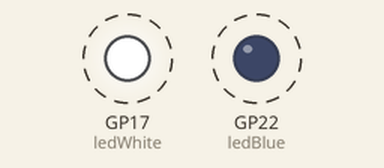
Recording of a program running on a simulated Raspberry Pi Pico running MicroPython. Shown: output pins drawn as LEDs (lit = HIGH). Dashed ring = blinking.

Above: at 0.5 s.
Timing chart, 0 to 4.6 s (numbered marks = the images above):
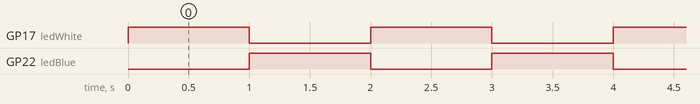

Measured:
- by itself, GP17 (ledWhite), GP22 (ledBlue): alternates HIGH for 1.0 s and LOW for 1.0 s

The program:

led.py
```python
from machine import Pin
import time

pinNumberWhite = 17
pinNumberBlue = 22

ledWhite = Pin(pinNumberWhite, mode=Pin.OUT)
ledBlue = Pin(pinNumberBlue, mode=Pin.OUT)

while True:
    ledWhite.toggle()
    time.sleep(1)
    ledWhite.toggle()

    ledBlue.toggle()
    time.sleep(1)
    ledBlue.toggle()
```
